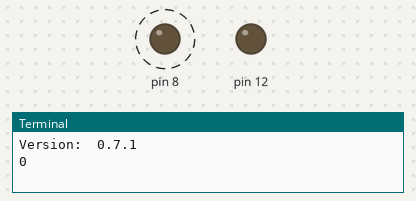
Bench run of a program on a simulated Raspberry Pi (header pin numbers). Parts: output pins drawn as LEDs (lit = HIGH), the last lines printed to the terminal. Dashed ring = blinking. At 8.0 s the program stops and its outputs stay as they are.

Above: at 0.1 s.
At 8.1 s:
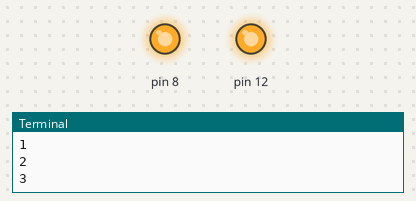
Timing chart, 0 to 9.5 s (numbered marks = the images above):
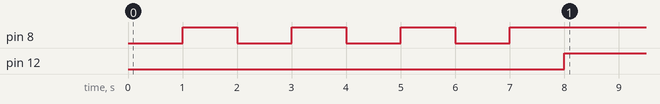

The program:

schnittstelle.py
```python
#!/usr/bin/python3
import RPi.GPIO as GPIO
import time as TIME

GPIO.setmode(GPIO.BOARD)
GPIO.setwarnings(False)
GPIO.VERSION
print ('Version: ',GPIO.VERSION)
GPIO.setup(8,GPIO.OUT)
GPIO.output(8,1)
i=0
while (i<4):
	print (i)
	GPIO.output(8,0)
	TIME.sleep(1)
	GPIO.output(8,1)
	TIME.sleep(1)

	i= i+1

GPIO.setup(12,GPIO.OUT)
#GPIO.output(12,0)
#i=0
#while (i<3):
#	print (i)
#	GPIO.output(12,1)
#	TIME.sleep(1)
#	GPIO.output(12,0)
#	TIME.sleep(1)
#	i= i+1

GPIO.output(12,1)
```

Measured:
- by itself, pin 8: alternates HIGH for 1.0 s and LOW for 1.0 s, 7 changes in all, then stays HIGH
- by itself, pin 12: LOW → HIGH at 8.0 s
